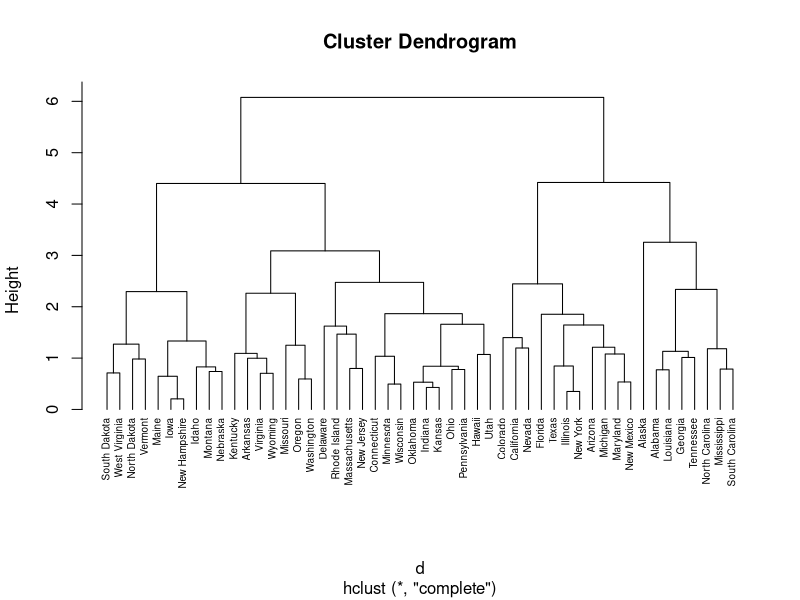

Generate this figure with R:
df <- USArrests
df <- na.omit(df)
df <- scale(df)

d <- dist(df, method = "euclidean")
hc1 <- hclust(d, method = "complete" )

plot(hc1, cex = 0.6, hang = -1)

